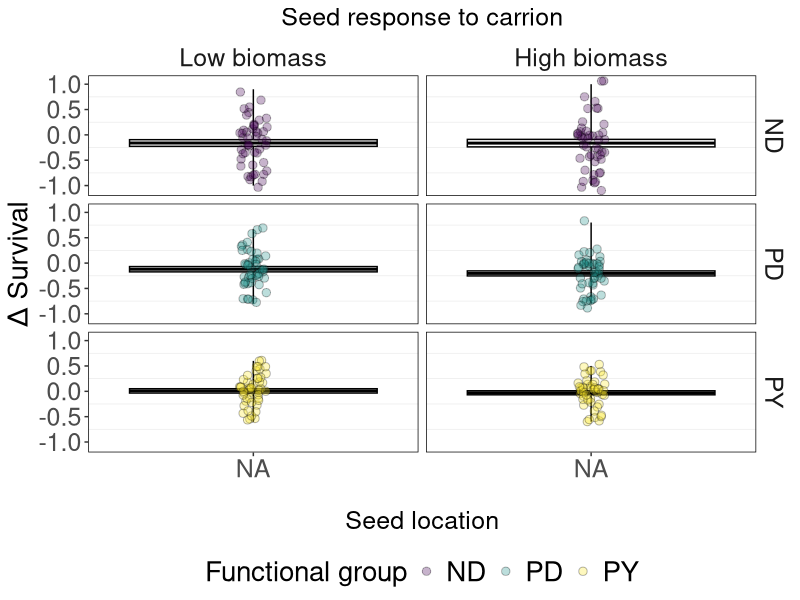
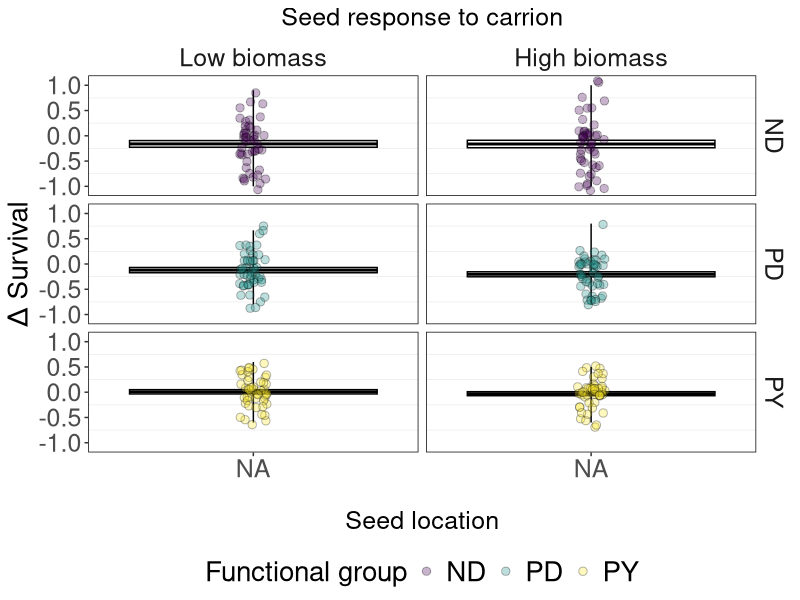

The R script that drew these images, in order:
# 13 April—seed bank/rain logistic GLM ####
library(mice)
library(tidyverse)
library(ggplot2)
library(gridExtra)

raw <- read.csv("PACKETS_SPRING_2020.csv") # load in data
d <-  raw %>% 
	filter(PLOT != "REF") # separate out the reference plots
ref <-  raw %>% 
	filter(PLOT == "REF") # keep just the reference plots
# Date explortation ####
# ggplot(d, aes(x = FINAL.STATUS))+
	# geom_histogram()+
	# facet_wrap(~TYPE)

# ggplot(ref, aes(x = FINAL.STATUS))+
	#geom_histogram()+
	#facet_wrap(~TYPE)
# Permutate the missing data ####
imputed <- mice(data = d)
d <- complete(imputed)

imputed <- mice(data = ref)
ref <- complete(imputed)

# Create effect size dataframe ####
ref_survival <- ref %>% 
	group_by(SITE, PACKET, TYPE) %>% 
	summarize(counts=n(), sums=sum(FINAL.STATUS)) %>% 
	mutate(prop = sums/counts) %>% 
	select(-counts, -sums)

survival <- d %>% 
	unite("TREATMENT", BIOMASS:TREATMENT, sep = "_") %>% 
	group_by(SITE, TREATMENT, PACKET, TYPE) %>% 
	summarize(counts=n(), sums=sum(FINAL.STATUS)) %>% 
	mutate(SURV = sums/counts) %>% 
	select(-counts, -sums) %>% 
	mutate(REF = ifelse((SITE == "DF" & TYPE == "ND") & (PACKET == "AA" | PACKET == "AT"), ref_survival[1,4],
							 ifelse((SITE == "DF" & TYPE == "PD") & (PACKET == "AA" | PACKET == "AT"), ref_survival[2,4],
							 ifelse((SITE == "DF" & TYPE == "PY") & (PACKET == "AA" | PACKET == "AT"), ref_survival[3,4],
							 ifelse((SITE == "DF" & TYPE == "ND") & (PACKET == "BA" | PACKET == "BU"), ref_survival[4,4],
							 ifelse((SITE == "DF" & TYPE == "PD") & (PACKET == "BA" | PACKET == "BU"), ref_survival[5,4],
							 ifelse((SITE == "DF" & TYPE == "PY") & (PACKET == "BA" | PACKET == "BU"), ref_survival[6,4],
							 ifelse((SITE == "GG" & TYPE == "ND") & (PACKET == "AA" | PACKET == "AT"), ref_survival[7,4],
							 ifelse((SITE == "GG" & TYPE == "PD") & (PACKET == "AA" | PACKET == "AT"), ref_survival[8,4],
							 ifelse((SITE == "GG" & TYPE == "PY") & (PACKET == "AA" | PACKET == "AT"), ref_survival[9,4],
							 ifelse((SITE == "GG" & TYPE == "ND") & (PACKET == "BA" | PACKET == "BU"), ref_survival[10,4],
							 ifelse((SITE == "GG" & TYPE == "PD") & (PACKET == "BA" | PACKET == "BU"), ref_survival[11,4],
							 ifelse((SITE == "GG" & TYPE == "PY") & (PACKET == "BA" | PACKET == "BU"), ref_survival[12,4],	
							 ifelse((SITE == "OS" & TYPE == "ND") & (PACKET == "AA" | PACKET == "AT"), ref_survival[13,4],
							 ifelse((SITE == "OS" & TYPE == "PD") & (PACKET == "AA" | PACKET == "AT"), ref_survival[14,4],
							 ifelse((SITE == "OS" & TYPE == "PY") & (PACKET == "AA" | PACKET == "AT"), ref_survival[15,4],
							 ifelse((SITE == "OS" & TYPE == "ND") & (PACKET == "BA" | PACKET == "BU"), ref_survival[16,4],
							 ifelse((SITE == "OS" & TYPE == "PD") & (PACKET == "BA" | PACKET == "BU"), ref_survival[17,4],
							 ifelse((SITE == "OS" & TYPE == "PY") & (PACKET == "BA" | PACKET == "BU"), ref_survival[18,4],
							 ifelse((SITE == "WP" & TYPE == "ND") & (PACKET == "AA" | PACKET == "AT"), ref_survival[19,4],
							 ifelse((SITE == "WP" & TYPE == "PD") & (PACKET == "AA" | PACKET == "AT"), ref_survival[20,4],
							 ifelse((SITE == "WP" & TYPE == "PY") & (PACKET == "AA" | PACKET == "AT"), ref_survival[21,4],
							 ifelse((SITE == "WP" & TYPE == "ND") & (PACKET == "BA" | PACKET == "BU"), ref_survival[22,4],
							 ifelse((SITE == "WP" & TYPE == "PD") & (PACKET == "BA" | PACKET == "BU"), ref_survival[23,4],
							 ifelse((SITE == "WP" & TYPE == "PY") & (PACKET == "BA" | PACKET == "BU"), ref_survival[24,4],
							 			 NA)))))))))))))))))))))))))
# Get the difference
survival$diff <- survival$SURV - as.numeric(survival$REF)
survival <- survival %>% 
	separate(TREATMENT, c("BIOMASS", "EXCL"), sep = "_")


# Make a boxplot with all variables [SKIP]####

# ggplot(data = survival, aes(x = PACKET, y = diff))+
	# geom_boxplot(aes(fill  = TYPE))+
	# scale_fill_viridis_d(option = "D")+
	# ylab("Δ Survival")+
	# labs(fill = "Functional group")+
	# facet_grid(BIOMASS~EXCL)+
	# xlab("Placement")+
	# theme_bw()


# ggplot(data = survival, aes(x = PACKET, y = diff, color = TYPE))+
	# geom_jitter(aes(fill = TYPE), color = "black", pch = 21, 
						 # alpha = 0.3, size = 3.5,
						 # position = position_jitter(width = .05, height = 0.5))+
	# scale_fill_viridis_d(option = "D")+
	# geom_boxplot(alpha = 0, colour = "black")+
	# labs(fill = "Functional group")+
	# ggtitle("Seed response to carrion")+
	# facet_grid(~TYPE)+
	# xlab("Placement")+
	# theme_bw()+
	# theme(strip.background = element_blank(),
  # strip.text.x = element_blank())

# Create a version with mean and 95% CIs ####
# rename levels of factor
levels(survival$PACKET)[levels(survival$PACKET)=="AA"] <- "Rain adjacent"
levels(survival$PACKET)[levels(survival$PACKET)=="AT"] <- "Rain proximal"
levels(survival$PACKET)[levels(survival$PACKET)=="BA"] <- "Bank adjacent"
levels(survival$PACKET)[levels(survival$PACKET)=="BU"] <- "Bank proximal"

levels(survival$TYPE)[levels(survival$TYPE)=="ND"] <- "No dormancy"
levels(survival$TYPE)[levels(survival$TYPE)=="PD"] <- "Physiological dormancy"
levels(survival$TYPE)[levels(survival$TYPE)=="PY"] <- "Physical dormancy"

survival$BIOMASS <- as.factor(survival$BIOMASS)
levels(survival$BIOMASS)[levels(survival$BIOMASS)=="C"] <- "Low biomass"
levels(survival$BIOMASS)[levels(survival$BIOMASS)=="M"] <- "High biomass"

# reorder levels of factor
survival$PACKET <- factor(survival$PACKET, levels = c("Bank proximal",
										"Bank adjacent", "Rain proximal", "Rain adjacent"))

# make the label take up two lines
levels(survival$PACKET) <- gsub(" ", "\n", levels(survival$PACKET))

# First write a function that compute the min, mean-1SEM, mean, mean+1SEM, and Max. Then map these 5 values onto a boxplot using stat_summary.
MinMeanSEMMax <- function(x) {
  v <- c(min(x), mean(x) - sd(x)/sqrt(length(x)), mean(x), mean(x) + sd(x)/sqrt(length(x)), max(x))
  names(v) <- c("ymin", "lower", "middle", "upper", "ymax")
  v
}

# Boxplot ####
ggplot(data = survival, aes(x = PACKET, y = diff, color = TYPE))+
	stat_summary(fun.data = MinMeanSEMMax, geom = "boxplot", color = "black")+ 
	geom_jitter(aes(fill = TYPE), color = "black", pch = 21, 
						 alpha = 0.3, size = 2.5,
						 position = position_jitter(width = .05, height = 0.1))+
	scale_fill_viridis_d(option = "D")+
	labs(fill = "Functional group")+
	ggtitle("Seed response to carrion")+
	facet_grid(TYPE~BIOMASS)+
	xlab("Seed location")+
	ylab("Δ Survival")+
	theme_bw()+
	theme(legend.position = "bottom")+
	theme(
	title = element_text(size = 18),
  axis.title.x = element_text(size = 18),
  axis.text.x = element_text(size = 18),
  axis.title.y = element_text(size = 20),
  axis.text.y = element_text(size = 18))+
	theme(axis.title.x = element_text(margin = margin(t = 20)))+
	theme(plot.title = element_text(hjust = 0.5, size = 18))+
	theme(legend.text=element_text(size=20))+
	theme(legend.title=element_text(size=20))+
	theme(panel.grid.major = element_blank(),
        strip.background = element_blank(),
        panel.border = element_rect(colour = "black"))+
	theme(strip.text = element_text(size=18))

ggsave("seed_bank_IQAAP.png", width = 11, height = 10.5, units = c("in"), dpi = 600)
